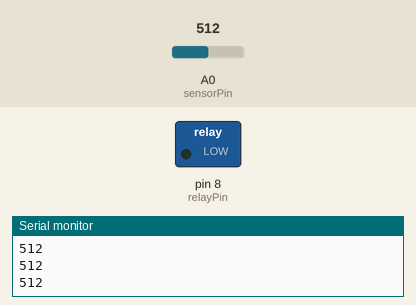
The sketch below on a simulated Arduino Uno, built with avr-gcc and run on an emulated ATmega328P. Parts: switched loads named in the sketch (green lamp = pin HIGH), the last lines printed to the serial monitor. The test bench sets the inputs (shaded band); at power-on: A0 (sensorPin) = 512.

Above: at 1.2 s.
1.3 s: A0 (sensorPin) set to 161
2.8 s: A0 (sensorPin) set to 138
At 3.2 s:
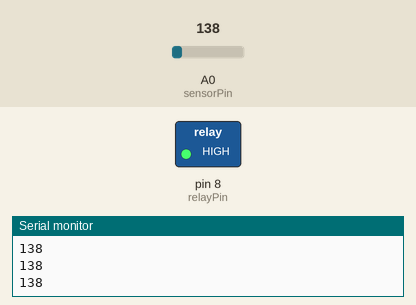
4.3 s: A0 (sensorPin) set to 160
At 4.6 s:
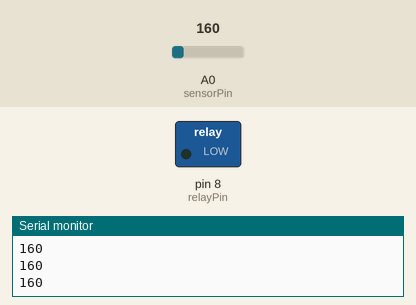
5.8 s: A0 (sensorPin) set to 140
At 6.7 s:
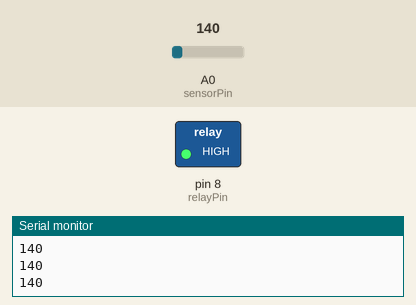
Timing chart, 0 to 8.3 s (numbered marks = the images above; inputs shaded):
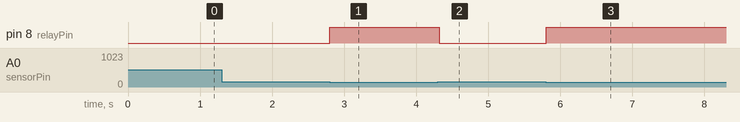

The sketch:

Relay_Switch.ino
```cpp
int sensorPin = A0;
int relayPin = 8;
int dt=50;
int sensorValue;
void setup()
{
  Serial.begin(9600);
  pinMode(sensorPin, INPUT);
  pinMode(relayPin, OUTPUT);
}
void loop()
{
  sensorValue = analogRead(sensorPin);
  if( sensorValue <= 150 )  // Change the value as per your requirement
  {
    digitalWrite(relayPin, HIGH);
    Serial.println(sensorValue);
    delay(dt);
  }
  else
  {
    digitalWrite(relayPin, LOW);
    Serial.println(sensorValue);
  }
}
```

Measured:
- the behaviour switches between 151 and 150 on A0 (sensorPin) (found by bisection; images 0 and 1)
- after the input at 2.8 s, pin 8 (relayPin): LOW → HIGH at once
- after the input at 4.3 s, pin 8 (relayPin): HIGH → LOW at once
- after the input at 5.8 s, pin 8 (relayPin): LOW → HIGH at once
